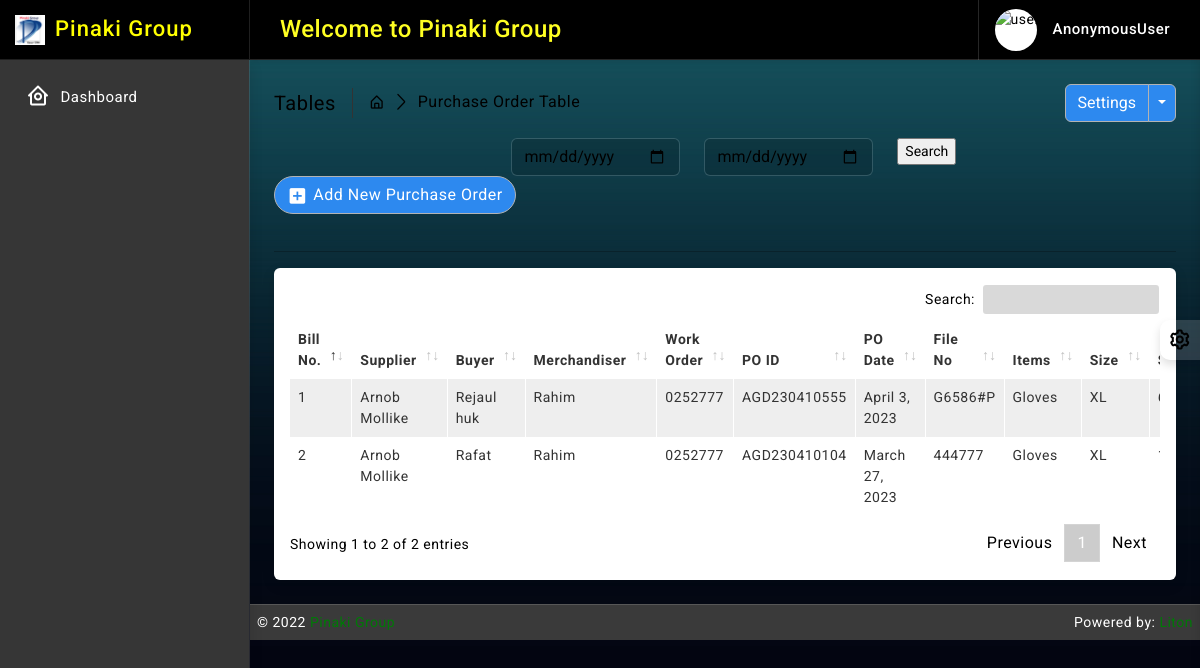
The app's page /purchase_order/, older data.
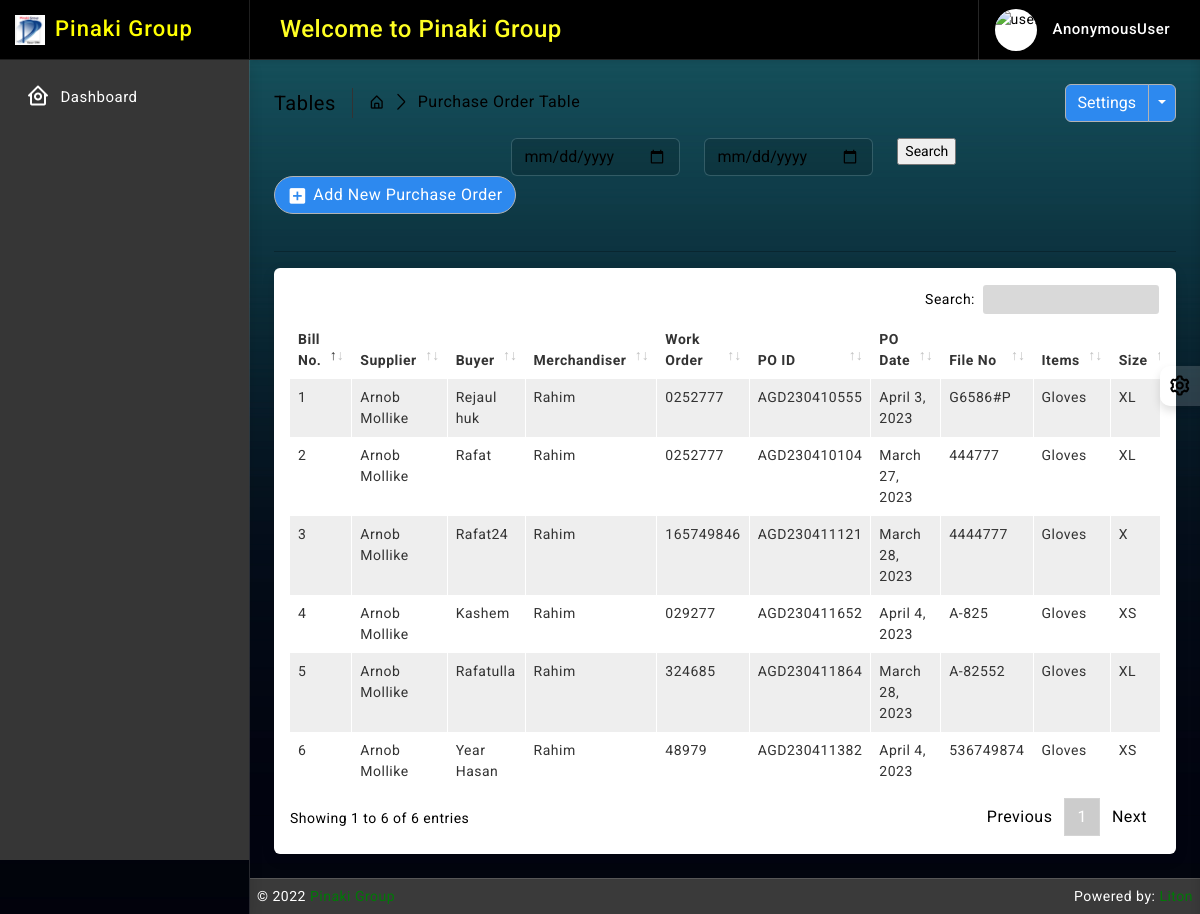
The same page, newer data.
### purchase_order/models.py (models this page shows, shortened)
class PurchaseBill(models.Model):
    billno = models.AutoField(primary_key=True)
    time = models.DateTimeField(auto_now=True)
    supplier = models.ForeignKey(Supplier, on_delete=models.CASCADE, blank=False, related_name='suppliersname')
    buyer_name = models.CharField(max_length=64, blank=False, null=True)
    merchandiser = models.ForeignKey(Merchandiser, on_delete=models.CASCADE, blank=False, related_name='merchandisersname')
    work_order = models.CharField(max_length=32, null=True, blank=True)
    po_date = models.DateField(default= now)
    po_id = models.IntegerField(default=generate_random_number)
    file_no = models.CharField(max_length=64, null=True, blank=True, unique=True)
    detail = models.TextField()
    updated_at = models.DateTimeField(auto_now_add=False, auto_now=True)
    created_at = models.DateTimeField(auto_now_add=True, auto_now=False)
    def get_items_list(self):
        return PurchaseItem.objects.filter(billno=self)
    def get_total_price(self):
        purchaseitems = PurchaseItem.objects.filter(billno=self)
        total = 0
        for item in purchaseitems:
            total = total + item.totalprice
        return total
    def po_no(self):
        ymdt = str(self.created_at)
        ymd = ymdt[:10]
        rep = ymd.replace("-", "")
        po = rep[2:]
        p = "AGD"+ po + str(self.po_id)
        return p

class PurchaseItem(models.Model):
    billno = models.ForeignKey(PurchaseBill, on_delete = models.CASCADE, related_name='purchasebillno')
    stock = models.ForeignKey(Stock, on_delete = models.CASCADE, related_name='purchaseitem')
    quantity = models.IntegerField(default=1)
    unit_price = models.IntegerField(default=1)
    totalprice = models.IntegerField(default=1)
    UOM = (
        ('', 'Select'),
        ('kg', 'kg'),
        ('miter', 'miter'),
        ('yard', 'yard'),
        ('pcs', 'pcs'),
        ('pound', 'pound'),
        ('g', 'g'),
        ('gg', 'gg'),
        ('litre', 'litre'),
        ('dg', 'dg'),
        ('1000 pcs', '1000 pcs'),
    )
    uom = models.CharField(max_length=64, null=True, blank=True, choices=UOM)
    size = models.CharField(max_length=64, null=True, blank=True)
    style_no = models.CharField(max_length=64, blank=True, null=True)
    color = models.CharField(max_length=64, blank=True, null=True)
    updated_at = models.DateTimeField(auto_now_add=False, auto_now=True)
    created_at = models.DateTimeField(auto_now_add=True, auto_now=False)

### supplier/models.py (models this page shows)
class Supplier(models.Model):
    date = models.DateField(default= now)
    supplier_name = models.CharField(max_length=64, null=True, blank=False)
    company_name = models.CharField(max_length=64, null=True, blank=False)
    office_address = models.CharField(max_length=64, null=True, blank=False)
    office_postal_code = models.IntegerField(blank=True)
    office_country = models.CharField(max_length=64, null=True, blank=True)
    office_tphone = models.CharField(max_length=16, null=True, blank=True, unique=True)
    factory_address =  models.CharField(max_length=64, null=True, blank=True)
    factory_postal_code = models.IntegerField(blank=True)
    factory_country = models.CharField(max_length=64, null=True, blank=True)
    factory_tphone = models.CharField(max_length=16, null=True, blank=True, unique=True)
    vat_identi_no = models.CharField(max_length=32, blank=True)
    expiry_date = models.DateField(default= now, blank=True)
    trade_license_no = models.CharField(max_length=32, blank=True)
    owner_name = models.CharField(max_length=64, null=True, blank=True)
    owner_phone = models.CharField(max_length=16, null=True, blank=True, unique=True)
    owner_email = models.EmailField(max_length=64, blank=True, unique=True)
    first_cp_name = models.CharField(max_length=64, null=True, blank=True)
    first_cp_position = models.CharField(max_length=64, null=True, blank=True)
    first_cp_phone = models.CharField(max_length=16, null=True, blank=True, unique=True)
    first_cp_email = models.EmailField(max_length=64, blank=True, unique=True)
    sec_cp_name = models.CharField(max_length=64, null=True, blank=True)
    sec_cp_position = models.CharField(max_length=64, null=True, blank=True)
    sec_cp_phone = models.CharField(max_length=16, null=True, blank=True, unique=True)
    sec_cp_email = models.EmailField(max_length=64, blank=True, unique=True)
    account_name = models.CharField(max_length=64, null=True, blank=False)
    account_no = models.CharField(max_length=32, null=True, blank=False)
    bank_name = models.CharField(max_length=64, null=True, blank=False)
    bank_address = models.CharField(max_length=64, null=True, blank= False)
    swift = models.CharField(max_length=64, null=True, blank=False)
    updated_at = models.DateTimeField(auto_now_add=False, auto_now=True)
    created_at = models.DateTimeField(auto_now_add=True, auto_now=False)
    def __str__(self):
        return self.supplier_name

### merchandiser/models.py (models this page shows)
class Merchandiser(models.Model):
    office_id = models.CharField(max_length=64, null=True, blank=True, unique=True)
    name = models.CharField(max_length=64, null=True, blank=True)
    designation = models.CharField(max_length=64, null=True, blank=True)
    joining_date = models.DateField(default= now)
    email = models.EmailField(max_length=64, blank=True, unique=True)
    phone = models.CharField(max_length=16, null=True, blank=True, unique=True)
    access_area = models.CharField(max_length=64, blank=True)
    img = models.ImageField(upload_to='merchandiser', null=True, blank=True)
    updated_at = models.DateTimeField(auto_now_add=False, auto_now=True)
    created_at = models.DateTimeField(auto_now_add=True, auto_now=False)
    def __str__(self):
        return self.name

### stock/models.py (models this page shows, shortened)
class Stock(models.Model):
    id = models.AutoField(primary_key=True)
    category = models.ForeignKey(Category, on_delete=models.CASCADE, blank=False)
    name = models.CharField(max_length=30, unique=True)
    quantity = models.IntegerField(default=1)
    UOM = (
        ('', 'Select'),
        ('kg', 'kg'),
        ('miter', 'miter'),
        ('yard', 'yard'),
        ('pcs', 'pcs'),
        ('pound', 'pound'),
        ('g', 'g'),
        ('gg', 'gg'),
        ('litre', 'litre'),
        ('dg', 'dg'),
        ('1000 pcs', '1000 pcs'),
    )
    uom = models.CharField(max_length=64, null=True, blank=False, choices=UOM)
    is_deleted = models.BooleanField(default=False)
    updated_at = models.DateTimeField(auto_now_add=False, auto_now=True)
    created_at = models.DateTimeField(auto_now_add=True, auto_now=False)

### purchase_order/views.py (the view, shortened to what this page needs)
# urls.py: path('', views.purchaseOrder_read, name='po_read'),
def purchaseOrder_read(request):
    form = PurchaseSearchForm(request.POST or None)
    bills = PurchaseBill.objects.all().order_by('-time')
    context = {
        'bills':bills,
        'form':form,
    }
    context = {
        'bills':bills,
        'form':form,
    }
    return render(request, 'purchase_order/read.html', context)

### purchase_order/forms.py
class PurchaseSearchForm(forms.ModelForm):
    start_date = forms.DateTimeField(widget=forms.TextInput(attrs={'class': 'form-control', 'type': 'date'}), required=True)
    end_date = forms.DateTimeField(widget=forms.TextInput(attrs={'class': 'form-control', 'type': 'date'}), required=True)
    class Meta:
        model = PurchaseBill
        fields = ['start_date', 'end_date']

### purchase_order/models.py (called while the page is built)
def generate_random_number():
    return random.randint(100, 999)

### templates/purchase_order/read.html (shortened to what this page needs)
{% extends 'base/base.html' %}
{% block body %}
{% load static %}
		<div class="page-wrapper">
			<div class="page-content">
				<div class="page-breadcrumb d-none d-sm-flex align-items-center mb-3">
					<div class="breadcrumb-title pe-3">Tables</div>
					<div class="ps-3">
						<nav aria-label="breadcrumb">
							<ol class="breadcrumb mb-0 p-0">
								<li class="breadcrumb-item"><a href="#"><i class="bx bx-home-alt"></i></a>
								</li>
								<li class="breadcrumb-item active" aria-current="page">Purchase Order Table</li>
							</ol>
						</nav>
					</div>
					<div class="ms-auto">
						<div class="btn-group">
							<button type="button" class="btn btn-light">Settings</button>
							<button type="button" class="btn btn-light dropdown-toggle dropdown-toggle-split" data-bs-toggle="dropdown">	<span class="visually-hidden">Toggle Dropdown</span>
							</button>
						</div>
					</div>
				</div>
					<div class="col-md-9">
						<form class="float-md-end" method='POST' action=''>
							<div class="row row-cols-md-auto g-lg-4">
								<div class="col-md-5">
									<div class="controls">
										{{ form.start_date }}
									</div>
								</div><br>
								<div class="col-md-5">
									<div class="controls">
										{{ form.end_date }}
									</div>
								</div><br>
								<div class="col-md-2">
									<div class="controls">
										<input type="submit" value='Search'/>
									</div>
								</div>
							</div>
						</form>
					</div>
                <div class="ms-auto"><a href="/purchase_order/create/" class="btn btn-light radius-30 mt-2 mt-lg-0"><i class="bx bxs-plus-square"></i>Add New Purchase Order</a></div><br>
				<hr/>
				<div class="card">
					<div class="card-body">
						<div class="table-responsive">
							<table id="example2" class="table table-striped table-bordered">
								<thead>
									<tr>
										<th>Bill No.</th>
										<th>Supplier</th>
										<th>Buyer</th>
                                        <th>Merchandiser</th>
                                        <th>Work Order</th>
										<th>PO ID</th>
                                        <th>PO Date</th>
                                        <th>File No</th>
                                        <th>Items</th>
                                        <th>Size</th>
                                        <th>Style</th>
									</tr>
								</thead>
								<tbody>
									{% for data in bills %}
									<tr>
                                        <td> <p>{{ data.billno }}</p> </td>
                                        <td>{{ data.supplier }}</td>
                                        <td>{{ data.buyer_name }}</td>
										<td>{{ data.merchandiser }}</td>
                                        <td>{{ data.work_order }}</td>
										<td>{{ data.po_no }}</td>
                                        <td>{{ data.po_date }}</td>
										<td>{{ data.file_no }}</td>
                                        <td>
                                            {% for item in data.get_items_list %}
                                                {{ item.stock.name }} <br>
                                            {% endfor %}
                                        </td>
										<td>
                                            {% for item in data.get_items_list %}
                                                {{ item.size }} <br>
                                            {% endfor %}
                                        </td>
                                        <td>
                                            {% for item in data.get_items_list %}
                                                {{ item.style_no }} <br>
                                            {% endfor %}
                                        </td>
									</tr>
								 {% endfor %}
								</tbody>
							</table>
						</div>
					</div>
				</div>
			</div>
		</div>
{% endblock body %}

Row changes from the older to the newer data that the page shows:
added PurchaseBill: billno "6", supplier "Arnob Mollike", buyer_name "Year Hasan", merchandiser "Rahim", work_order "48979", po_no "AGD230411382", po_date "April 4, 2023", file_no "536749874"
added PurchaseItem: stock.name "Gloves", size "XS"
added PurchaseBill: billno "5", supplier "Arnob Mollike", buyer_name "Rafatulla", merchandiser "Rahim", work_order "324685", po_no "AGD230411864", po_date "March 28, 2023", file_no "A-82552"
added PurchaseItem: stock.name "Gloves", size "XL"
added PurchaseBill: billno "4", supplier "Arnob Mollike", buyer_name "Kashem", merchandiser "Rahim", work_order "029277", po_no "AGD230411652", po_date "April 4, 2023", file_no "A-825"
added PurchaseItem: stock.name "Gloves", size "XS"
added PurchaseBill: billno "3", supplier "Arnob Mollike", buyer_name "Rafat24", merchandiser "Rahim", work_order "165749846", po_no "AGD230411121", po_date "March 28, 2023", file_no "4444777"
added PurchaseItem: stock.name "Gloves", size "X"
Text that changed along with them:
text written by a page script: "Search: Showing 1 to 2 of 2 entries Previous 1 Next" → "Search: Showing 1 to 6 of 6 entries Previous 1 Next"
